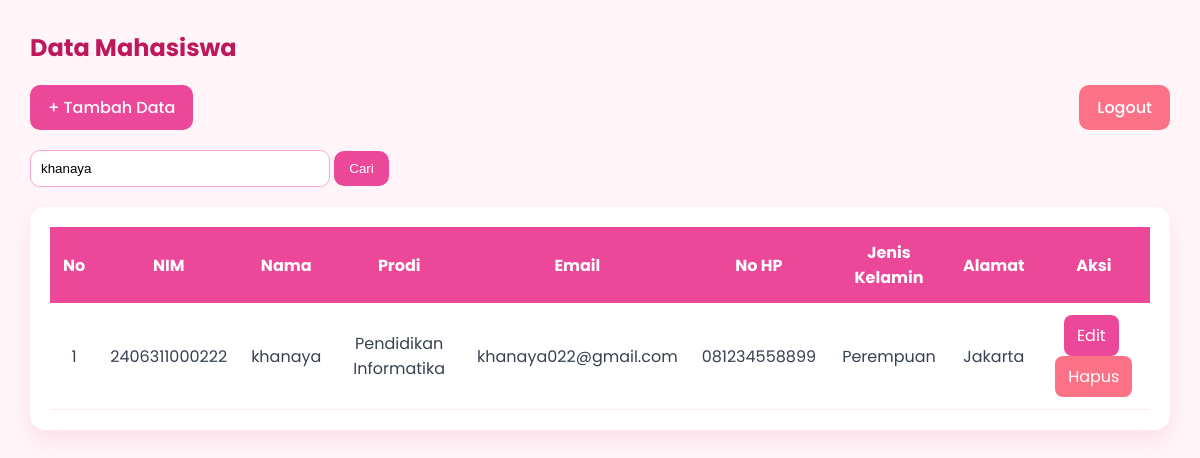
Screenshot of /index.php?cari=khanaya (signed in) with the database file from the repository.
### tables this page shows
CREATE TABLE `mahasiswa` (
  `id` int(11) NOT NULL,
  `nim` varchar(20) DEFAULT NULL,
  `nama` varchar(100) DEFAULT NULL,
  `prodi` varchar(100) DEFAULT NULL,
  `email` varchar(100) DEFAULT NULL,
  `no_hp` varchar(20) DEFAULT NULL,
  `jenis_kelamin` varchar(20) DEFAULT NULL,
  `alamat` text DEFAULT NULL
);

### function.php (called while the page is built, shortened)
<?php
include 'koneksi.php';
function tampilData($query)
{
    global $koneksi;
    $data = mysqli_query($koneksi, $query);
    return $data;
}
?>

### index.php (the view, shortened to what this page needs)
<?php
include 'function.php';
if(isset($_GET['cari'])){
    $cari = $_GET['cari'];
    $data = tampilData("SELECT * FROM mahasiswa
    WHERE nama LIKE '%$cari%'
    OR nim LIKE '%$cari%'
    OR prodi LIKE '%$cari%'");
}else{
    $data = tampilData("SELECT * FROM mahasiswa");
}
?>
<!DOCTYPE html>
<html>
<head>
    <link rel="stylesheet" href="style.css">
</head>
<body>
<div class="container">
<h2>Data Mahasiswa</h2>
<div class="top-bar">
<a href="tambah.php" class="btn tambah">
+ Tambah Data
</a>
<a href="logout.php" class="btn logout">
Logout
</a>
</div>
<form method="GET" class="search-box">
<input
type="text"
name="cari"
placeholder="Cari Nama / NIM / Prodi"
value="<?php
if(isset($_GET['cari'])){
    echo $_GET['cari'];
}
?>">
<button type="submit">
Cari
</button>
</form>
<div class="table-container">
<table>
<tr>
<th>No</th>
<th>NIM</th>
<th>Nama</th>
<th>Prodi</th>
<th>Email</th>
<th>No HP</th>
<th>Jenis Kelamin</th>
<th>Alamat</th>
<th>Aksi</th>
</tr>
<?php
$no = 1;
while($d = mysqli_fetch_array($data)){
?>
<tr>
<td><?php echo $no++; ?></td>
<td><?php echo $d['nim']; ?></td>
<td><?php echo $d['nama']; ?></td>
<td><?php echo $d['prodi']; ?></td>
<td><?php echo $d['email']; ?></td>
<td><?php echo $d['no_hp']; ?></td>
<td><?php echo $d['jenis_kelamin']; ?></td>
<td><?php echo $d['alamat']; ?></td>
<td>
<a
href="edit.php?id=<?php echo $d['id']; ?>"
class="edit-btn">
Edit
</a>
<a
href="hapus.php?id=<?php echo $d['id']; ?>"
class="hapus-btn"
onclick="return confirm('Yakin ingin menghapus data ini?')">
Hapus
</a>
</td>
</tr>
<?php
}
?>
</table>
</div>
</div>
</body>
</html>

### style.css (style rules this page uses)
* { margin:0; padding:0; box-sizing:border-box; }
body { font-family:'Poppins',sans-serif; background:#FFF5F8; color:#374151; }
.container { width:95%; margin:30px auto; }
.container h2 { margin-bottom:20px; color:#BE185D; }
.top-bar { display:flex; justify-content:space-between; margin-bottom:20px; }
.btn { color:white; text-decoration:none; padding:10px 18px; border-radius:10px; transition:.3s; font-weight:500; }
.tambah { background:#EC4899; }
.logout { background:#FB7185; }
.search-box { margin-bottom:20px; }
.search-box input { width:300px; padding:10px; border:1px solid #F9A8D4; border-radius:10px; }
.search-box button { padding:10px 15px; border:none; background:#EC4899; color:white; border-radius:10px; cursor:pointer; transition:.3s; }
.table-container { background:white; padding:20px; border-radius:15px; box-shadow:0 10px 20px rgba(236,72,153,.12); overflow:auto; }
table { width:100%; border-collapse:collapse; }
th { background:#EC4899; color:white; padding:13px; }
td { padding:12px; border-bottom:1px solid #FCE7F3; text-align:center; }
.edit-btn { display:inline-block; background:#EC4899; color:white; text-decoration:none; padding:8px 13px; border-radius:8px; margin-right:5px; transition:.3s; }
.hapus-btn { display:inline-block; background:#FB7185; color:white; text-decoration:none; padding:8px 13px; border-radius:8px; transition:.3s; }

### rows the page displays
mahasiswa: nim "2406311000222", nama "khanaya", prodi "Pendidikan Informatika", email "khanaya022@gmail.com", no_hp "081234558899", jenis_kelamin "Perempuan", alamat "Jakarta"
